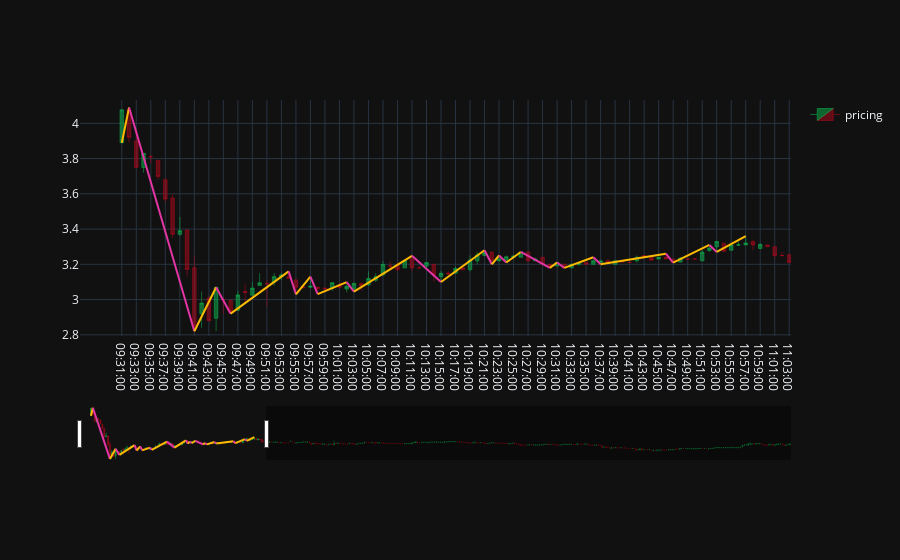

The code cell stored with this chart in its notebook:
### Code cell
plotr.plot_momentum()

### Figure 1 — Plotly figure (JSON) as saved in the notebook; plotly's stock layout.template omitted (floating-point values rounded to 4 significant figures; data arrays with more than 128 entries replaced by an {"elided": "..."} marker saying what was removed)
{"data": [{"close": {"elided": "369 str values"}, "decreasing": {"line": {"color": "#b5091d"}}, "high": {"elided": "369 str values"}, "increasing": {"line": {"color": "#0fba51"}}, "line": {"width": 0.5}, "low": {"elided": "369 str values"}, "name": "pricing", "open": {"elided": "369 str values"}, "showlegend": true, "type": "candlestick", "visible": true, "x": {"elided": "369 str values"}}, {"line": {"color": "#fcba03"}, "mode": "lines", "showlegend": false, "type": "scatter", "x": ["09:31:00", "09:32:00"], "y": [3.89, 4.09]}, {"line": {"color": "#e336a4"}, "mode": "lines", "showlegend": false, "type": "scatter", "x": ["09:32:00", "09:41:00"], "y": [4.09, 2.82]}, {"line": {"color": "#fcba03"}, "mode": "lines", "showlegend": false, "type": "scatter", "x": ["09:41:00", "09:44:00"], "y": [2.82, 3.07]}, {"line": {"color": "#e336a4"}, "mode": "lines", "showlegend": false, "type": "scatter", "x": ["09:44:00", "09:46:00"], "y": [3.07, 2.92]}, {"line": {"color": "#fcba03"}, "mode": "lines", "showlegend": false, "type": "scatter", "x": ["09:46:00", "09:54:00"], "y": [2.92, 3.16]}, {"line": {"color": "#e336a4"}, "mode": "lines", "showlegend": false, "type": "scatter", "x": ["09:54:00", "09:55:00"], "y": [3.16, 3.03]}, {"line": {"color": "#fcba03"}, "mode": "lines", "showlegend": false, "type": "scatter", "x": ["09:55:00", "09:57:00"], "y": [3.03, 3.13]}, {"line": {"color": "#e336a4"}, "mode": "lines", "showlegend": false, "type": "scatter", "x": ["09:57:00", "09:58:00"], "y": [3.13, 3.031]}, {"line": {"color": "#fcba03"}, "mode": "lines", "showlegend": false, "type": "scatter", "x": ["09:58:00", "10:02:00"], "y": [3.031, 3.099]}, {"line": {"color": "#e336a4"}, "mode": "lines", "showlegend": false, "type": "scatter", "x": ["10:02:00", "10:03:00"], "y": [3.099, 3.045]}, {"line": {"color": "#fcba03"}, "mode": "lines", "showlegend": false, "type": "scatter", "x": ["10:03:00", "10:11:00"], "y": [3.045, 3.248]}, {"line": {"color": "#e336a4"}, "mode": "lines", "showlegend": false, "type": "scatter", "x": ["10:11:00", "10:15:00"], "y": [3.248, 3.1]}, {"line": {"color": "#fcba03"}, "mode": "lines", "showlegend": false, "type": "scatter", "x": ["10:15:00", "10:21:00"], "y": [3.1, 3.28]}, {"line": {"color": "#e336a4"}, "mode": "lines", "showlegend": false, "type": "scatter", "x": ["10:21:00", "10:22:00"], "y": [3.28, 3.2]}, {"line": {"color": "#fcba03"}, "mode": "lines", "showlegend": false, "type": "scatter", "x": ["10:22:00", "10:23:00"], "y": [3.2, 3.25]}, {"line": {"color": "#e336a4"}, "mode": "lines", "showlegend": false, "type": "scatter", "x": ["10:23:00", "10:24:00"], "y": [3.25, 3.21]}, {"line": {"color": "#fcba03"}, "mode": "lines", "showlegend": false, "type": "scatter", "x": ["10:24:00", "10:26:00"], "y": [3.21, 3.27]}, {"line": {"color": "#e336a4"}, "mode": "lines", "showlegend": false, "type": "scatter", "x": ["10:26:00", "10:30:00"], "y": [3.27, 3.18]}, {"line": {"color": "#fcba03"}, "mode": "lines", "showlegend": false, "type": "scatter", "x": ["10:30:00", "10:31:00"], "y": [3.18, 3.21]}, {"line": {"color": "#e336a4"}, "mode": "lines", "showlegend": false, "type": "scatter", "x": ["10:31:00", "10:32:00"], "y": [3.21, 3.18]}, {"line": {"color": "#fcba03"}, "mode": "lines", "showlegend": false, "type": "scatter", "x": ["10:32:00", "10:36:00"], "y": [3.18, 3.24]}, {"line": {"color": "#e336a4"}, "mode": "lines", "showlegend": false, "type": "scatter", "x": ["10:36:00", "10:37:00"], "y": [3.24, 3.2]}, {"line": {"color": "#fcba03"}, "mode": "lines", "showlegend": false, "type": "scatter", "x": ["10:37:00", "10:46:00"], "y": [3.2, 3.26]}, {"line": {"color": "#e336a4"}, "mode": "lines", "showlegend": false, "type": "scatter", "x": ["10:46:00", "10:47:00"], "y": [3.26, 3.21]}, {"line": {"color": "#fcba03"}, "mode": "lines", "showlegend": false, "type": "scatter", "x": ["10:47:00", "10:52:00"], "y": [3.21, 3.31]}, {"line": {"color": "#e336a4"}, "mode": "lines", "showlegend": false, "type": "scatter", "x": ["10:52:00", "10:53:00"], "y": [3.31, 3.27]}, {"line": {"color": "#fcba03"}, "mode": "lines", "showlegend": false, "type": "scatter", "x": ["10:53:00", "10:57:00"], "y": [3.27, 3.36]}], "layout": {"autosize": true, "margin": {"b": 100, "t": 100}, "xaxis": {"autorange": false, "fixedrange": false, "range": [-5.762, 92.24], "rangeslider": {"autorange": true, "range": [-36.02, 368.5], "yaxis": {"_template": null, "rangemode": "match"}}, "type": "category"}, "yaxis": {"anchor": "x", "autorange": false, "fixedrange": false, "range": [2.793, 4.133], "ticks": "", "type": "linear", "zeroline": false}}}
